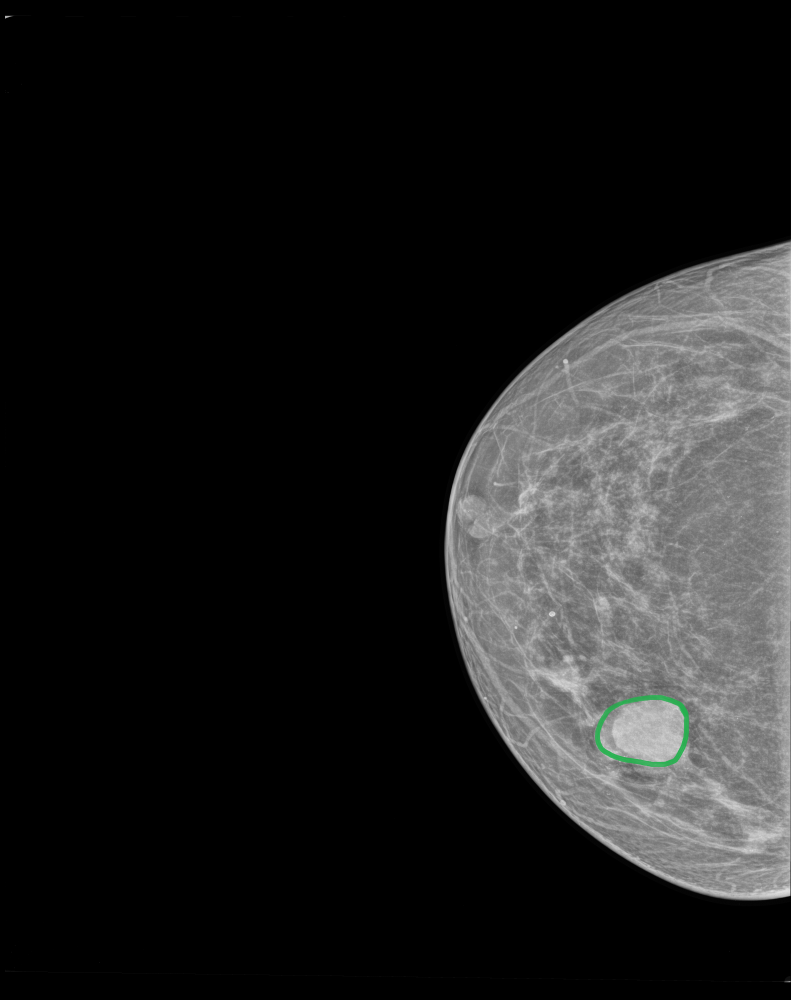
#> input picture data/test_samples/IMG423.tif, 4746 x 6000 px (shown at 1/6 size)
$ python -i feature_extraction.py   (imports and definitions only)   (older library calls are emulated)
#> lines starting #> are read from the running program, lines starting #| are printed output that depends on the picture; after the words box and inside, x2 and y2 are one past the last pixel; in counts of white or black regions, pixels touching at a corner belong together
"""
DMID Mammography Feature Extraction
Görüntülerden özellik çıkarımı yapan modül
"""

import numpy as np
from pathlib import Path
from typing import Dict, List, Tuple, Optional
import cv2
from PIL import Image
from skimage.feature import graycomatrix, graycoprops
from skimage.filters import gabor
from skimage.measure import shannon_entropy
from scipy import ndimage
from scipy.stats import skew, kurtosis
import warnings
# [1 line not run here, left out]


class MammogramFeatureExtractor:
    """
    Mamografi görüntülerinden özellik çıkaran sınıf
    """

    def __init__(self, image_size: Tuple[int, int] = (512, 512)):
        self.image_size = image_size

        # GLCM parameters
        self.glcm_distances = [1, 2, 3]
        self.glcm_angles = [0, np.pi/4, np.pi/2, 3*np.pi/4]

        # Gabor parameters
        self.gabor_frequencies = [0.1, 0.2, 0.3, 0.4]
        self.gabor_thetas = [0, np.pi/4, np.pi/2, 3*np.pi/4]

    def load_and_preprocess(self, image_path: Path) -> Optional[np.ndarray]:
        """
        TIFF görüntüyü yükler ve ön işler
        """
#> called with image_path = '../../../data/test_samples/IMG423.tif'
        try:
            # PIL ile TIFF okuma
            img = Image.open(image_path)
#> img is the input picture: PIL image 4746x6000 RGBA; mean R, G, B, A 30.5, 30.7, 30.6, 255
            img_array = np.array(img)

            # Grayscale'e çevir (zaten grayscale olmalı)
            if len(img_array.shape) == 3:
                img_array = cv2.cvtColor(img_array, cv2.COLOR_RGB2GRAY)

            # 16-bit ise 8-bit'e çevir
            if img_array.dtype == np.uint16:
                img_array = (img_array / 256).astype(np.uint8)

            # Resize
            img_resized = cv2.resize(img_array, self.image_size)

            # CLAHE ile kontrast iyileştirme
            clahe = cv2.createCLAHE(clipLimit=2.0, tileGridSize=(8, 8))
            img_enhanced = clahe.apply(img_resized)
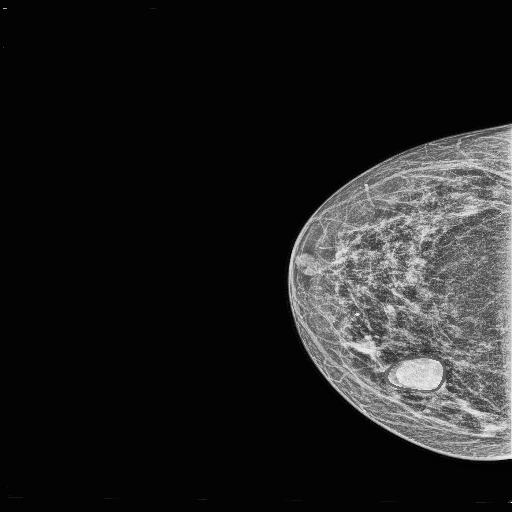
#> img_enhanced: shape (512, 512); min 2, max 252, mean 32

            return img_enhanced

        except Exception as e:
            print(f"Error loading {image_path}: {e}")
            return None

    def extract_statistical_features(self, image: np.ndarray) -> Dict[str, float]:
        """
        İstatistiksel özellikler çıkarır
        """
        features = {}

        # Basic statistics
        features['mean'] = np.mean(image)
        features['std'] = np.std(image)
        features['var'] = np.var(image)
        features['min'] = np.min(image)
        features['max'] = np.max(image)
        features['range'] = features['max'] - features['min']
        features['median'] = np.median(image)

        # Higher order statistics
        flat = image.flatten()
        features['skewness'] = skew(flat)
        features['kurtosis'] = kurtosis(flat)

        # Histogram-based
        hist, _ = np.histogram(image, bins=256, range=(0, 256))
#> hist = 256 values, max 201841 at index 3, min 0 at index 0, mean 1024
        hist_norm = hist / hist.sum()
#> hist_norm = 256 values, max 0.77 at index 3, min 0 at index 0, mean 0.00391
        features['entropy'] = shannon_entropy(image)
        features['hist_peak'] = np.argmax(hist)
        features['hist_std'] = np.std(hist)

        # Percentiles
        features['percentile_10'] = np.percentile(image, 10)
        features['percentile_25'] = np.percentile(image, 25)
        features['percentile_75'] = np.percentile(image, 75)
        features['percentile_90'] = np.percentile(image, 90)
        features['iqr'] = features['percentile_75'] - features['percentile_25']

        return features

    def extract_glcm_features(self, image: np.ndarray) -> Dict[str, float]:
        """
        GLCM (Gray Level Co-occurrence Matrix) özellikleri çıkarır
        """
        features = {}

        # Normalize to 64 gray levels for faster computation
        img_normalized = (image / 4).astype(np.uint8)
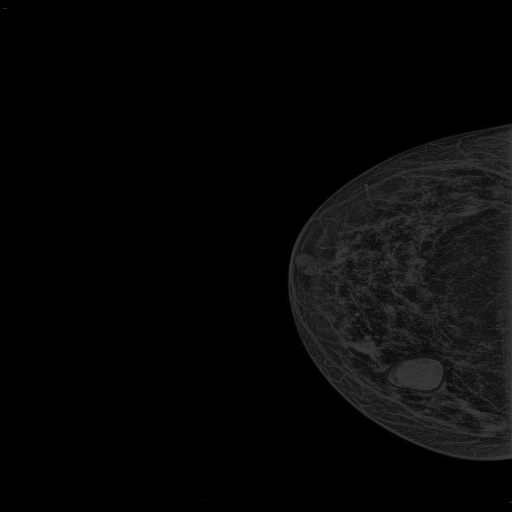
#> img_normalized: shape (512, 512); min 0, max 63, mean 7.3

        # Compute GLCM
        glcm = graycomatrix(
            img_normalized,
            distances=self.glcm_distances,
            angles=self.glcm_angles,
            levels=64,
            symmetric=True,
            normed=True
        )

        # GLCM properties
        properties = ['contrast', 'dissimilarity', 'homogeneity', 'energy', 'correlation', 'ASM']

        for prop in properties:
            values = graycoprops(glcm, prop)
            features[f'glcm_{prop}_mean'] = np.mean(values)
            features[f'glcm_{prop}_std'] = np.std(values)
            features[f'glcm_{prop}_max'] = np.max(values)
#> after the loop, features = 18 items

        return features

    def extract_gabor_features(self, image: np.ndarray) -> Dict[str, float]:
        """
        Gabor filtre özellikleri çıkarır
        """
        features = {}

        # Normalize image
        img_float = image.astype(np.float64) / 255.0

        gabor_responses = []

        for freq in self.gabor_frequencies:
            for theta in self.gabor_thetas:
                try:
                    filt_real, filt_imag = gabor(img_float, frequency=freq, theta=theta)
                    gabor_responses.append(filt_real)
                except Exception:
                    continue
#> after the loop, gabor_responses = 16 items

        if gabor_responses:
            # Aggregate Gabor features
            all_responses = np.array(gabor_responses)
            features['gabor_mean'] = np.mean(all_responses)
            features['gabor_std'] = np.std(all_responses)
            features['gabor_max'] = np.max(all_responses)
            features['gabor_min'] = np.min(all_responses)
            features['gabor_energy'] = np.sum(all_responses ** 2)

            # Per-filter statistics
            for i, resp in enumerate(gabor_responses[:8]):  # Limit to first 8
                features[f'gabor_{i}_mean'] = np.mean(resp)
                features[f'gabor_{i}_std'] = np.std(resp)
#> this loop made 8 passes
#> after the loop, features = 21 items

        return features

    def extract_edge_features(self, image: np.ndarray) -> Dict[str, float]:
        """
        Kenar ve gradient özellikleri çıkarır
        """
        features = {}

        # Sobel edges
        sobelx = cv2.Sobel(image, cv2.CV_64F, 1, 0, ksize=3)
        sobely = cv2.Sobel(image, cv2.CV_64F, 0, 1, ksize=3)
        sobel_mag = np.sqrt(sobelx**2 + sobely**2)
        sobel_dir = np.arctan2(sobely, sobelx)
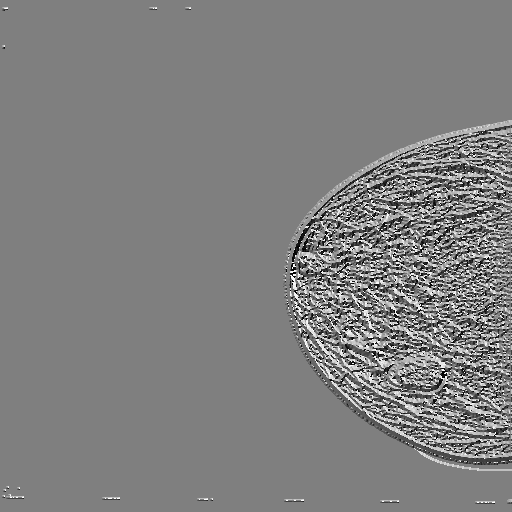
#> sobel_dir: shape (512, 512) float64; min -3.14, max 3.14, mean 0.00954; drawn with min black and max white

        features['sobel_mean'] = np.mean(sobel_mag)
        features['sobel_std'] = np.std(sobel_mag)
        features['sobel_max'] = np.max(sobel_mag)
        features['sobel_dir_mean'] = np.mean(sobel_dir)
        features['sobel_dir_std'] = np.std(sobel_dir)

        # Laplacian
        laplacian = cv2.Laplacian(image, cv2.CV_64F)
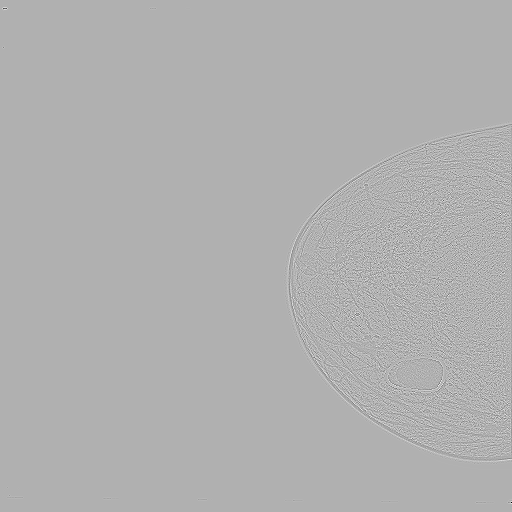
#> laplacian: shape (512, 512) float64; min -808, max 357, mean 0; drawn with min black and max white
        features['laplacian_mean'] = np.mean(np.abs(laplacian))
        features['laplacian_std'] = np.std(laplacian)
        features['laplacian_var'] = np.var(laplacian)

        # Canny edges
        edges = cv2.Canny(image, 50, 150)
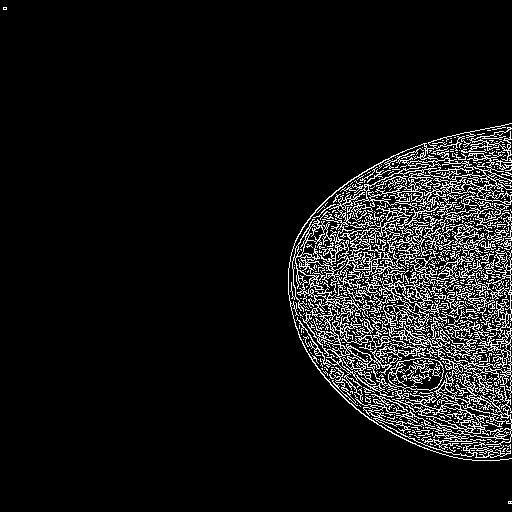
#> edges: shape (512, 512); 8.3% white in thin lines or dots
        features['canny_ratio'] = np.sum(edges > 0) / edges.size

        return features

    def extract_morphological_features(self, image: np.ndarray) -> Dict[str, float]:
        """
        Morfolojik özellikler çıkarır
        """
        features = {}

        # Threshold
        _, binary = cv2.threshold(image, 0, 255, cv2.THRESH_BINARY + cv2.THRESH_OTSU)
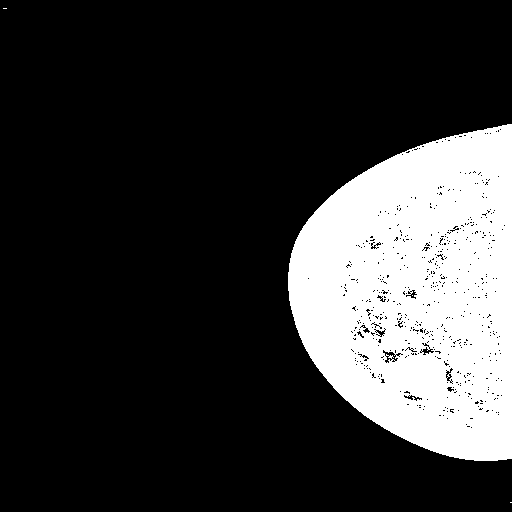
#> binary: shape (512, 512); 21.5% white; 4 white regions (3 under 20 px)

        # Find contours
        contours, _ = cv2.findContours(binary, cv2.RETR_EXTERNAL, cv2.CHAIN_APPROX_SIMPLE)
#> contours = 3 contours, 2 with area under 20; largest, box (x1, y1, x2, y2) and area: (288, 124, 512, 461) 57459

        if contours:
            # Largest contour (breast region)
            largest = max(contours, key=cv2.contourArea)
#> largest = contour of 292 points, box (x1, y1, x2, y2) (288, 124, 512, 461), area 57459
            area = cv2.contourArea(largest)
#> area = 57459
            perimeter = cv2.arcLength(largest, True)
#> perimeter = 980.9

            features['breast_area'] = area / (self.image_size[0] * self.image_size[1])
            features['breast_perimeter'] = perimeter / (2 * sum(self.image_size))
            features['breast_circularity'] = 4 * np.pi * area / (perimeter ** 2 + 1e-6)

            # Bounding box
            x, y, w, h = cv2.boundingRect(largest)
#> x = 288; y = 124; w = 224; h = 337
            features['breast_aspect_ratio'] = w / (h + 1e-6)
            features['breast_extent'] = area / (w * h + 1e-6)

            # Convex hull
            hull = cv2.convexHull(largest)
#> hull = contour of 55 points, box (x1, y1, x2, y2) (288, 124, 512, 461), area 57646
            hull_area = cv2.contourArea(hull)
#> hull_area = 57646
            features['breast_solidity'] = area / (hull_area + 1e-6)
        else:
            features['breast_area'] = 0
            features['breast_perimeter'] = 0
            features['breast_circularity'] = 0
            features['breast_aspect_ratio'] = 1
            features['breast_extent'] = 0
            features['breast_solidity'] = 0

        return features

    def extract_roi_features(self, image: np.ndarray,
                            roi_mask: Optional[np.ndarray] = None,
                            lesion_coords: Optional[Tuple[int, int, int]] = None) -> Dict[str, float]:
        """
        ROI (Region of Interest) bazlı özellikler çıkarır
        """
        features = {}

        if lesion_coords is not None:
            x, y, radius = lesion_coords

            # Scale coordinates to resized image
            scale_x = self.image_size[0] / 1024  # Assuming original ~1024
            scale_y = self.image_size[1] / 1024

            x_scaled = int(x * scale_x)
            y_scaled = int(y * scale_y)
            radius_scaled = int(radius * min(scale_x, scale_y))

            # Ensure within bounds
            x_scaled = max(radius_scaled, min(x_scaled, self.image_size[0] - radius_scaled))
            y_scaled = max(radius_scaled, min(y_scaled, self.image_size[1] - radius_scaled))
            radius_scaled = max(10, radius_scaled)  # Minimum radius

            # Extract ROI
            y_start = max(0, y_scaled - radius_scaled)
            y_end = min(self.image_size[1], y_scaled + radius_scaled)
            x_start = max(0, x_scaled - radius_scaled)
            x_end = min(self.image_size[0], x_scaled + radius_scaled)

            roi = image[y_start:y_end, x_start:x_end]

            if roi.size > 0:
                features['roi_mean'] = np.mean(roi)
                features['roi_std'] = np.std(roi)
                features['roi_contrast'] = features['roi_std'] / (features['roi_mean'] + 1e-6)
                features['roi_entropy'] = shannon_entropy(roi)

                # ROI vs background contrast
                bg_mean = np.mean(image)
                features['roi_bg_ratio'] = features['roi_mean'] / (bg_mean + 1e-6)
                features['roi_bg_diff'] = abs(features['roi_mean'] - bg_mean)
            else:
                features['roi_mean'] = 0
                features['roi_std'] = 0
                features['roi_contrast'] = 0
                features['roi_entropy'] = 0
                features['roi_bg_ratio'] = 1
                features['roi_bg_diff'] = 0
        else:
            # No ROI info, use center region
            h, w = image.shape
#> h = 512; w = 512
            center_roi = image[h//4:3*h//4, w//4:3*w//4]
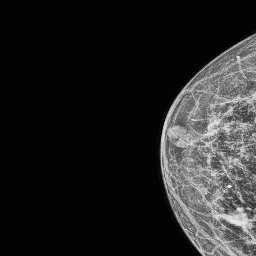
#> center_roi: shape (256, 256); min 3, max 242, mean 36.3
            features['roi_mean'] = np.mean(center_roi)
            features['roi_std'] = np.std(center_roi)
            features['roi_contrast'] = features['roi_std'] / (features['roi_mean'] + 1e-6)
            features['roi_entropy'] = shannon_entropy(center_roi)
            features['roi_bg_ratio'] = 1
            features['roi_bg_diff'] = 0

        return features

    def extract_all_features(self, image_path: Path,
                            lesion_coords: Optional[Tuple[int, int, int]] = None) -> Optional[Dict[str, float]]:
        """
        Tüm özellikleri çıkarır
        """
        # Load and preprocess
        image = self.load_and_preprocess(image_path)
        if image is None:
            return None

        # Extract all feature types
        features = {}
        features.update(self.extract_statistical_features(image))
        features.update(self.extract_glcm_features(image))
        features.update(self.extract_gabor_features(image))
        features.update(self.extract_edge_features(image))
        features.update(self.extract_morphological_features(image))
        features.update(self.extract_roi_features(image, lesion_coords=lesion_coords))

        return features


# [48 lines left out: function extract_features_for_dataset, not called in this run]


# [16 lines not run here, left out]

>>> result = MammogramFeatureExtractor().extract_all_features('../../../data/test_samples/IMG423.tif')
#> result = 77 items
